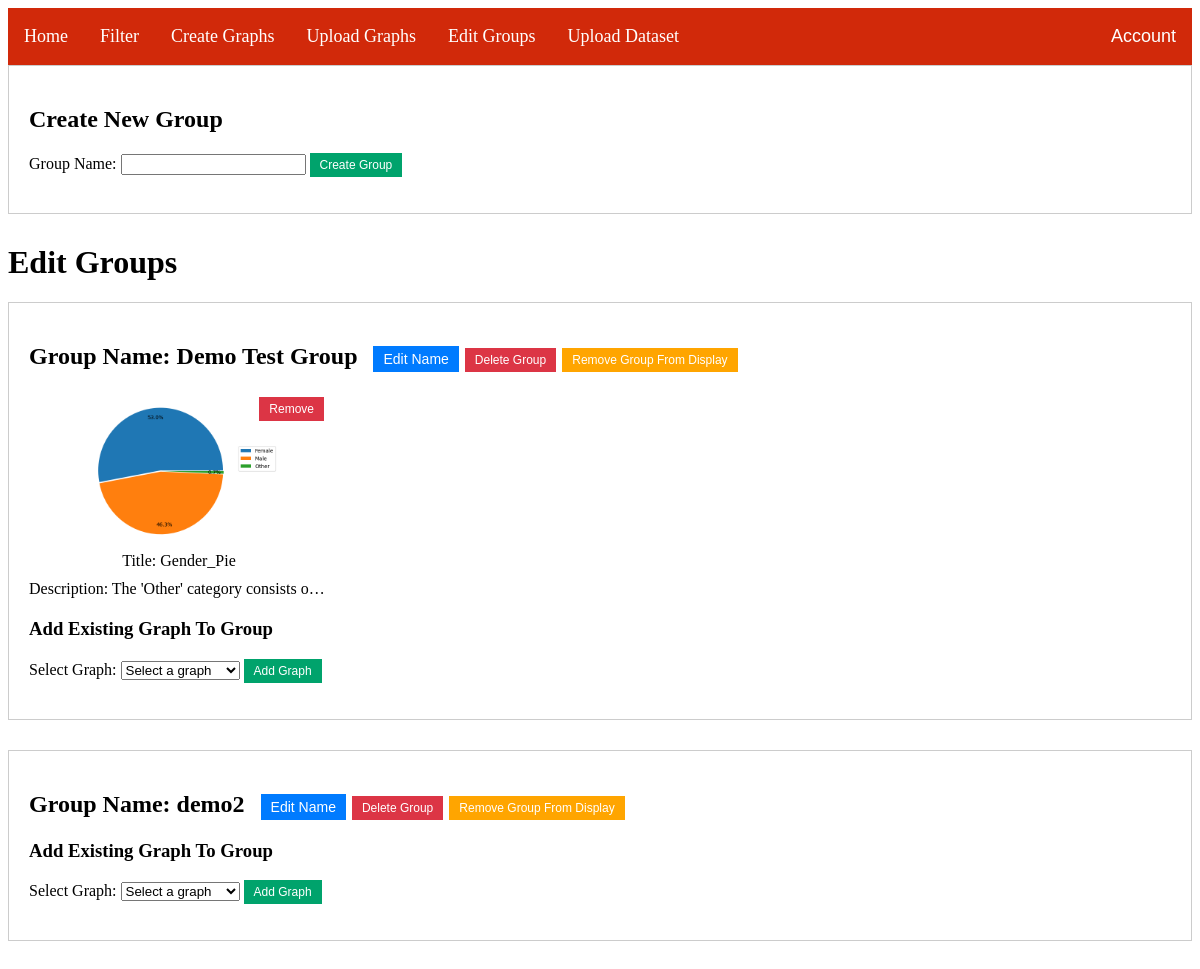
/editGroups (signed in), run on the app's committed database.
### main.py (models this page shows)
class GraphGroup(db.Model):
    __tablename__ = 'graphgroup'
    id = db.Column(db.Integer, primary_key=True)
    group_name = db.Column(db.String(100))
    currently_displayed = db.Column(db.Boolean, default=False, nullable=False)
    graphs = db.relationship('Graphs', backref='GraphGroup', lazy='dynamic')

class Graphs(db.Model):
    id = db.Column(db.Integer, primary_key=True)
    path = db.Column(db.String(100), nullable=False)
    title = db.Column(db.String(50), nullable=False)
    description = db.Column(db.String(250), nullable=True)
    type = db.Column(db.String(20))
    useQuantity = db.Column(db.Boolean, default=False)
    currently_displayed = db.Column(db.Boolean, default=False, nullable=False)
    group_id = db.Column(db.Integer, db.ForeignKey('graphgroup.id'), nullable=True)

### main.py (the view)
@app.route("/editGroups", methods=['GET', 'POST'])
@login_required
def editGroups():
    graphs_by_group = GraphGroup.query.all()
    available_graphs = Graphs.query.filter(~Graphs.id.in_(
        db.session.query(Graphs.id)
        .join(Graphs.GraphGroup)
        .filter(GraphGroup.id == GraphGroup.id)
    )).all()
    return render_template('editGroups.html', graphGroups=graphs_by_group, available_graphs=available_graphs)

### main.py (called while the page is built)
@login_manager.user_loader
def load_user(uid):
    return User.query.get(uid)

### templates/editGroups.html (shortened to what this page needs)
{% extends 'base.html' %}
{% block content %}
<head>
</head>
<body>
    <div class="group-container">
        <h2>Create New Group</h2>
        <form action="{{ url_for('createGroup') }}" method="post">
            <label for="new_group_name">Group Name:</label>
            <input type="text" id="new_group_name" name="new_group_name" required>
            <button type="submit" class="create-group-button">Create Group</button>
        </form>
    </div>
    <h1>Edit Groups</h1>
    {% for group in graphGroups %}
    <div class="group-container" data-group-id="{{ group.id }}">
        <h2>Group Name: {{ group.group_name }}
            <button class="edit-button">Edit Name</button>
            <button class="delete-button">Delete Group</button>
            {% if group.currently_displayed %} <button class="remove-display-group-button">Remove Group From Display</button>
            {% else %} <button class="display-group-button">Display Group</button> {% endif %}
        </h2>
        {% for graph in group.graphs %}
        <div class="graph-container" data-graph-id="{{ graph.id }}">
            <img src="{{ graph.path }}" class="thumbnail-img">
            <div class="title-container">Title: {{ graph.title }}</div>
            <div class="description-container">Description: {{ graph.description }}</div>
            <button class="remove-button">Remove</button>
        </div>
        {% endfor %}
        <div class="add-graph-section">
            <h3>Add Existing Graph To Group</h3>
            <form action="{{ url_for('add_graph_to_group', group_id=group.id) }}" method="post">
                <label for="available_graphs">Select Graph:</label>
                <select id="available_graphs" name="available_graphs" required>
                    <option value="">Select a graph</option>
                </select>
                <button type="submit" class="add-graph-button">Add Graph</button>
            </form>
        </div>
    </div>
    {% endfor %}
</body>
{% endblock %}

### templates/editGroups.html (style rules this page uses)
.group-container { border: 1px solid #ccc; padding: 20px; margin-bottom: 30px; }
.graph-container { display: inline-block; margin-right: 20px; text-align: center; position: relative; width: fit-content; }
.thumbnail-img { width: 200px; height: 150px; object-fit: cover; }
.title-container, .description-container { margin-top: 10px; }
.remove-button { position: absolute; top: 5px; right: 5px; background-color: #dc3545; color: white; border: none; padding: 5px 10px; font-size: 12px; cursor: pointer; }
.edit-button { margin-left: 10px; background-color: #007bff; color: white; border: none; padding: 5px 10px; font-size: 14px; cursor: pointer; }
.add-graph-section { margin-top: 20px; }
.description-container { max-width: 300px; white-space: nowrap; overflow: hidden; text-overflow: ellipsis; }
.delete-button { background-color: #dc3545; color: white; border: none; padding: 5px 10px; font-size: 12px; cursor: pointer; }
.remove-display-group-button { position: center; top: 5px; background-color: #FFA500; color: white; border: none; padding: 5px 10px; font-size: 12px; cursor: pointer; }
.add-graph-button, .create-group-button { background-color: #00A36C; color: white; border: none; padding: 5px 10px; font-size: 12px; cursor: pointer; }

### data on the page
GraphGroup: group_name "Demo Test Group", currently_displayed "Remove Group From Display"
Graphs: path (picture), title "Gender_Pie", description "The 'Other' category consists o…"
GraphGroup: group_name "demo2", currently_displayed "Remove Group From Display"
